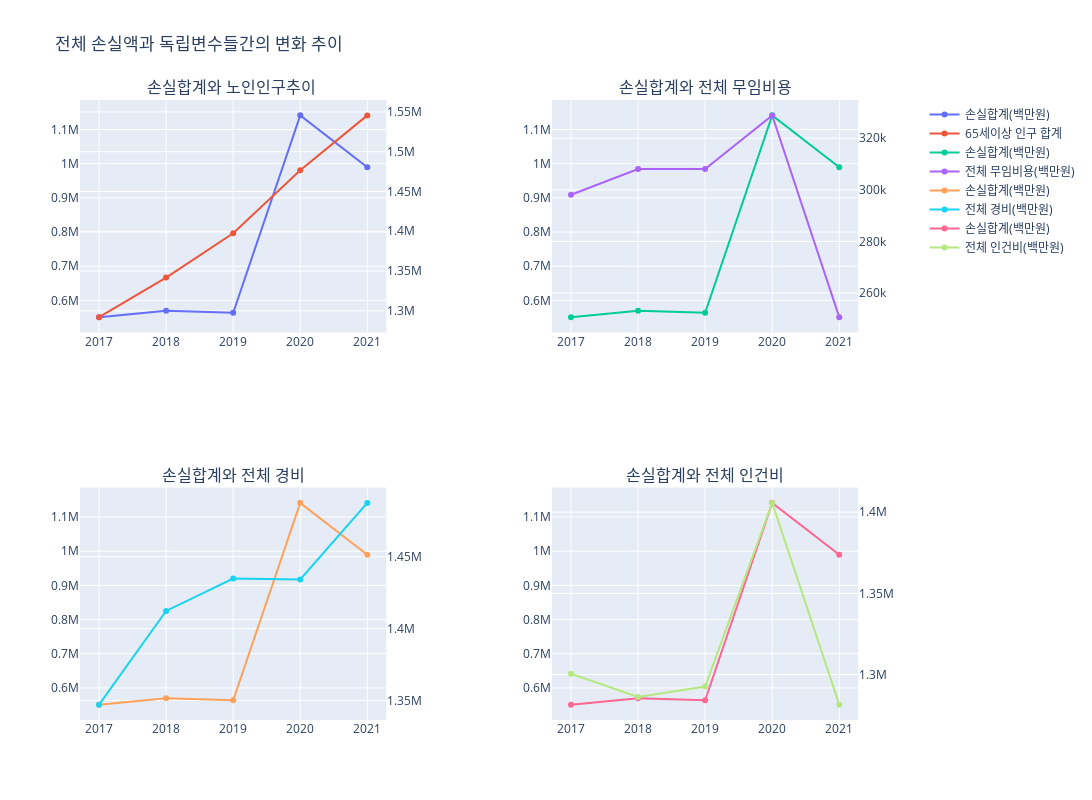

This figure's notebook cell:
### Markdown cell above
### 손실합계에 대한 독립변수들의 영향을 보기 위한 시각화

### Code cell
fig = make_subplots(rows=2, cols=2,
                    specs=[[{"secondary_y": True}, {"secondary_y": True}],
                           [{"secondary_y": True}, {"secondary_y": True}]],
                   subplot_titles=("손실합계와 노인인구추이 ", "손실합계와 전체 무임비용",
                                   "손실합계와 전체 경비", "손실합계와 전체 인건비"))

# Top left
fig.add_trace(
    go.Scatter(x=total['연도'], y=total['손실 합계(백만원)'], name="손실합계(백만원)"),
    row=1, col=1, secondary_y=False)

fig.add_trace(
    go.Scatter(x=total['연도'], y=total['65세이상 인구 합계'], name="65세이상 인구 합계"),
    row=1, col=1, secondary_y=True,
)

# Top right
fig.add_trace(
    go.Scatter(x=total['연도'], y=total['손실 합계(백만원)'], name="손실합계(백만원)"),
    row=1, col=2, secondary_y=False,
)

fig.add_trace(
    go.Scatter(x=total['연도'], y=total['전체 무임비용(백만원)'], name="전체 무임비용(백만원)"),
    row=1, col=2, secondary_y=True,
)

# Bottom left
fig.add_trace(
    go.Scatter(x=total['연도'], y=total['손실 합계(백만원)'], name="손실합계(백만원)"),
    row=2, col=1, secondary_y=False,
)

fig.add_trace(
    go.Scatter(x=total['연도'], y=total['전체 경비(백만원)'], name="전체 경비(백만원)"),
    row=2, col=1, secondary_y=True,
)

# Bottom right
fig.add_trace(
    go.Scatter(x=total['연도'], y=total['손실 합계(백만원)'], name="손실합계(백만원)"),
    row=2, col=2, secondary_y=False,
)

fig.add_trace(
    go.Scatter(x=total['연도'], y=total['전체 인건비(백만원)'], name="전체 인건비(백만원)"),
    row=2, col=2, secondary_y=True,
)

fig.update_layout(
    title_text="전체 손실액과 독립변수들간의 변화 추이",
    width=1200,
    height=800
)
fig.show()

### Figure 1 — Plotly figure (JSON) as saved in the notebook; plotly's stock layout.template omitted (floating-point values rounded to 4 significant figures)
{"data": [{"name": "손실합계(백만원)", "type": "scatter", "x": ["2017", "2018", "2019", "2020", "2021"], "xaxis": "x", "y": [551100, 569400, 563800, 1141400, 989600], "yaxis": "y"}, {"name": "65세이상 인구 합계", "type": "scatter", "x": ["2017", "2018", "2019", "2020", "2021"], "xaxis": "x", "y": [1292108, 1341836, 1397496, 1476752, 1545639], "yaxis": "y2"}, {"name": "손실합계(백만원)", "type": "scatter", "x": ["2017", "2018", "2019", "2020", "2021"], "xaxis": "x2", "y": [551100, 569400, 563800, 1141400, 989600], "yaxis": "y3"}, {"name": "전체 무임비용(백만원)", "type": "scatter", "x": ["2017", "2018", "2019", "2020", "2021"], "xaxis": "x2", "y": [298115, 308084, 308084, 328873, 250677], "yaxis": "y4"}, {"name": "손실합계(백만원)", "type": "scatter", "x": ["2017", "2018", "2019", "2020", "2021"], "xaxis": "x3", "y": [551100, 569400, 563800, 1141400, 989600], "yaxis": "y5"}, {"name": "전체 경비(백만원)", "type": "scatter", "x": ["2017", "2018", "2019", "2020", "2021"], "xaxis": "x3", "y": [1347100, 1412300, 1434800, 1434200, 1487500], "yaxis": "y6"}, {"name": "손실합계(백만원)", "type": "scatter", "x": ["2017", "2018", "2019", "2020", "2021"], "xaxis": "x4", "y": [551100, 569400, 563800, 1141400, 989600], "yaxis": "y7"}, {"name": "전체 인건비(백만원)", "type": "scatter", "x": ["2017", "2018", "2019", "2020", "2021"], "xaxis": "x4", "y": [1300500, 1286200, 1292600, 1405700, 1281500], "yaxis": "y8"}], "layout": {"annotations": [{"font": {"size": 16}, "showarrow": false, "text": "손실합계와 노인인구추이 ", "x": 0.185, "xanchor": "center", "xref": "paper", "y": 1, "yanchor": "bottom", "yref": "paper"}, {"font": {"size": 16}, "showarrow": false, "text": "손실합계와 전체 무임비용", "x": 0.755, "xanchor": "center", "xref": "paper", "y": 1, "yanchor": "bottom", "yref": "paper"}, {"font": {"size": 16}, "showarrow": false, "text": "손실합계와 전체 경비", "x": 0.185, "xanchor": "center", "xref": "paper", "y": 0.375, "yanchor": "bottom", "yref": "paper"}, {"font": {"size": 16}, "showarrow": false, "text": "손실합계와 전체 인건비", "x": 0.755, "xanchor": "center", "xref": "paper", "y": 0.375, "yanchor": "bottom", "yref": "paper"}], "height": 800, "title": {"text": "전체 손실액과 독립변수들간의 변화 추이"}, "width": 1200, "xaxis": {"anchor": "y", "domain": [0, 0.37]}, "xaxis2": {"anchor": "y3", "domain": [0.57, 0.94]}, "xaxis3": {"anchor": "y5", "domain": [0, 0.37]}, "xaxis4": {"anchor": "y7", "domain": [0.57, 0.94]}, "yaxis": {"anchor": "x", "domain": [0.625, 1]}, "yaxis2": {"anchor": "x", "overlaying": "y", "side": "right"}, "yaxis3": {"anchor": "x2", "domain": [0.625, 1]}, "yaxis4": {"anchor": "x2", "overlaying": "y3", "side": "right"}, "yaxis5": {"anchor": "x3", "domain": [0, 0.375]}, "yaxis6": {"anchor": "x3", "overlaying": "y5", "side": "right"}, "yaxis7": {"anchor": "x4", "domain": [0, 0.375]}, "yaxis8": {"anchor": "x4", "overlaying": "y7", "side": "right"}}}
